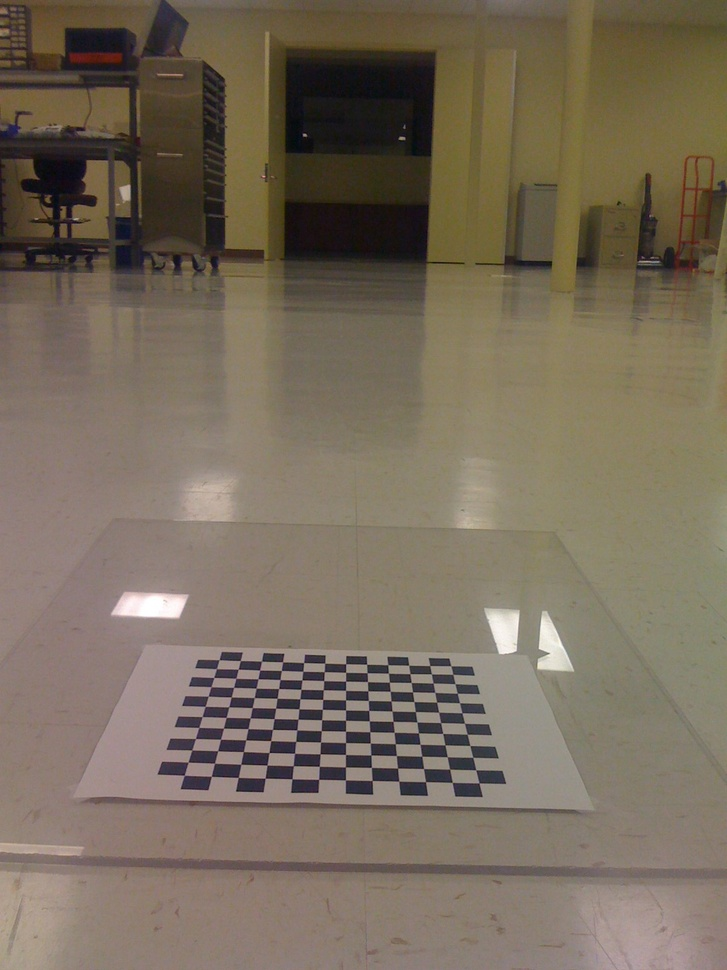
#> input picture Learning.OpenCV/birdseye/IMG_0214.jpg, 727 x 970 px, shrunk from 1200 x 1600 before the run
$ python prewitt.py ../../../../Learning.OpenCV/birdseye/IMG_0214.jpg   (Python 2 division)   (older library calls are emulated)
#> lines starting #> are read from the running program, lines starting #| are printed output that depends on the picture
# -*- coding: utf-8 -*-
import sys
import numpy as np
from scipy import signal
import cv2
#prewtt卷积
def prewitt(I,_boundary='symm',):
    #因为prewitt_X是可分离卷积核,根据卷积运算的结合律,可以分两次小卷积核运算
    #1：垂直方向的 " 均值平滑 "
    ones_y = np.array([[1],[1],[1]],np.float32)
    i_conv_pre_x = signal.convolve2d(I,ones_y,mode='same',boundary = _boundary)
    #2：水平方向的差分
    diff_x = np.array([[1,0,-1]],np.float32)
    i_conv_pre_x = signal.convolve2d(i_conv_pre_x,diff_x,mode='same',boundary = _boundary)
    #因为prewitt_y是可分离卷积核，根据卷积运算的结合律，可以分两次小卷积核运算
    #1：水平方向的"均值平滑 "
    ones_x = np.array([[1,1,1]],np.float32)
    i_conv_pre_y = signal.convolve2d(I,ones_x,mode='same',boundary = _boundary)
    #2：垂直方向的差分
    diff_y = np.array([[1],[0],[-1]],np.float32)
    i_conv_pre_y = signal.convolve2d(i_conv_pre_y,diff_y,mode='same',boundary = _boundary)
    return (i_conv_pre_x,i_conv_pre_y)
#主函数
if __name__ =="__main__":
    if len(sys.argv)>1:
        image = cv2.imread(sys.argv[1],cv2.CV_LOAD_IMAGE_GRAYSCALE)
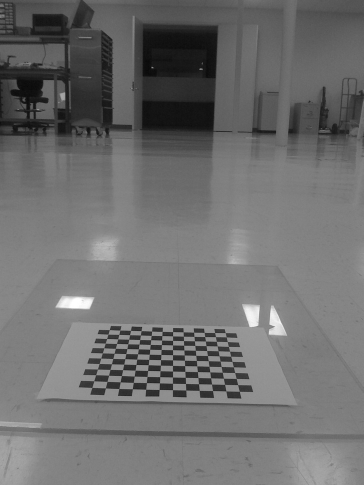
#> image: shape (970, 727) (shown at 1/2 size); min 2, max 255, mean 109.9
    else:
        print "Usge:python prewitt.py imageFile"
    #图像矩阵 和 两个 prewitt算子 的卷积
    i_conv_pre_x,i_conv_pre_y = prewitt(image)
#> in prewitt, `i_conv_pre_x = signal.convolve2d(i_conv_pre_x,diff_x,mode='same',bound..`:
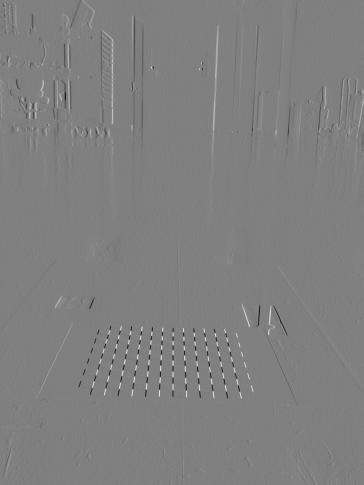
#> i_conv_pre_x: shape (970, 727) float32 (shown at 1/2 size); min -360, max 357, mean 0.1; drawn with min black and max white
#> in prewitt, `i_conv_pre_y = signal.convolve2d(i_conv_pre_y,diff_y,mode='same',bound..`:
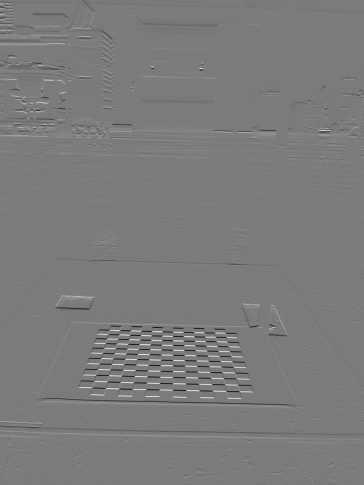
#> i_conv_pre_y: shape (970, 727) float32 (shown at 1/2 size); min -365, max 388, mean 0.3; drawn with min black and max white
    #取绝对值,分别得到水平方向和垂直方向的边缘强度
    abs_i_conv_pre_x = np.abs(i_conv_pre_x)
    abs_i_conv_pre_y = np.abs(i_conv_pre_y)
    #水平方向和垂直方向的边缘强度的灰度级显示
    edge_x = abs_i_conv_pre_x.copy()
    edge_y = abs_i_conv_pre_y.copy()
    edge_x[edge_x>255]=255
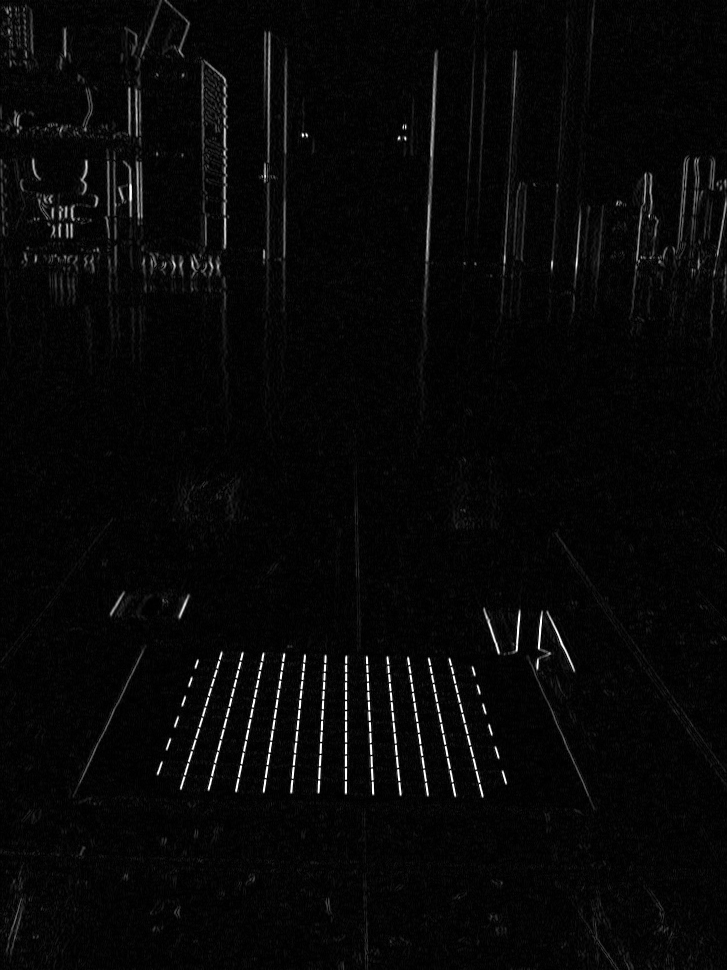
#> edge_x: shape (970, 727) float32; min 0, max 255, mean 7.6
    edge_y[edge_y>255]=255
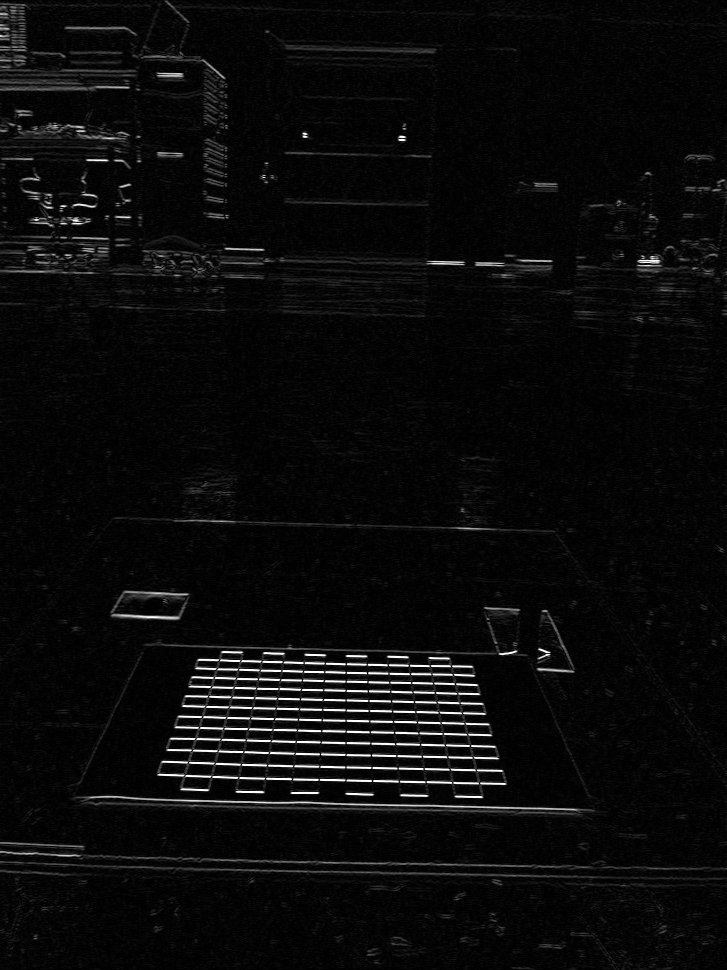
#> edge_y: shape (970, 727) float32; min 0, max 255, mean 10.7
    edge_x = edge_x.astype(np.uint8)
    edge_y = edge_y.astype(np.uint8)
    cv2.imshow("edge_x",edge_x)
    cv2.imwrite("edge_x.jpg",edge_x)
    cv2.imshow("edge_y",edge_y)
    cv2.imwrite("edge_y.jpg",edge_y)
    #利用 abs_i_conv_pre_x 和 abs_i_conv_pre_y 求最终的边缘强度
    #求边缘强度，有多重方式，这里使用的是插值法
    edge = 0.5*abs_i_conv_pre_x + 0.5*abs_i_conv_pre_y
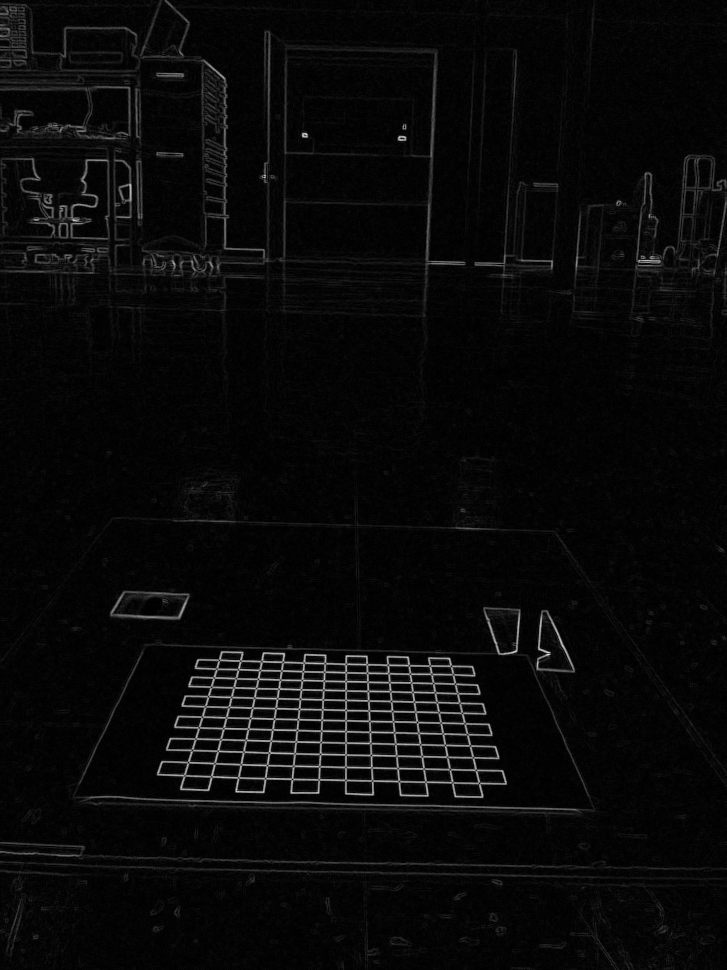
#> edge: shape (970, 727) float32; min 0, max 235.5, mean 9.3
    #边缘强度的灰度级显示
    edge[edge>255]=255
    edge = edge.astype(np.uint8)
    cv2.imshow('edge',edge)
    cv2.imwrite("edge.jpg",edge)
    cv2.waitKey(0)
    cv2.destroyAllWindows()

$ run again, on Learning.OpenCV/birdseye/IMG_0217.jpg
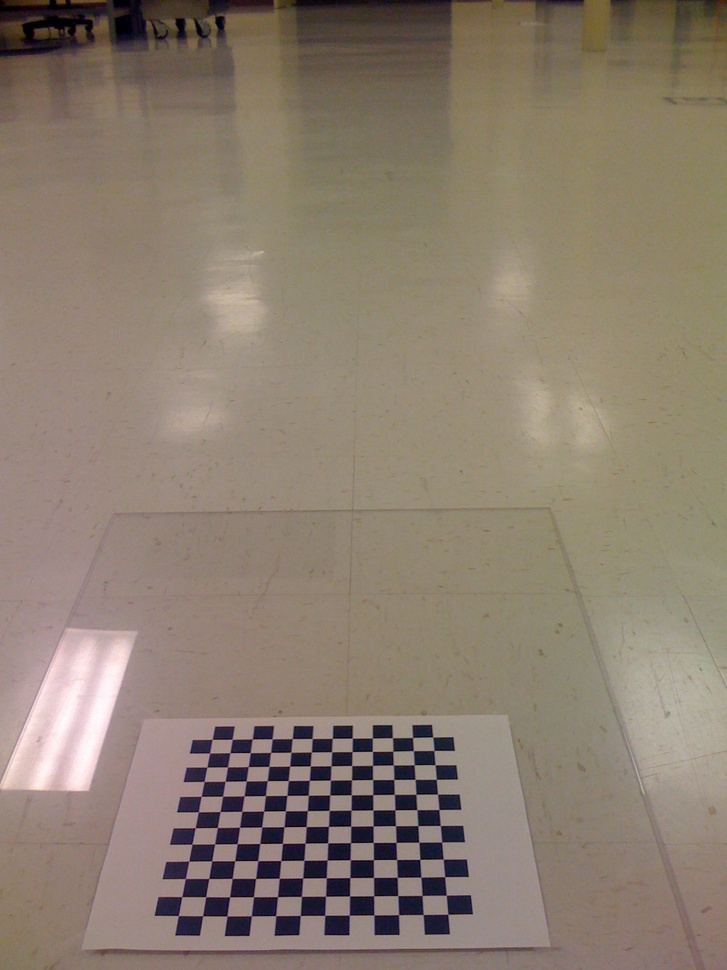
#> input picture Learning.OpenCV/birdseye/IMG_0217.jpg, 727 x 970 px, shrunk from 1200 x 1600 before the run
#> in prewitt, `i_conv_pre_y = signal.convolve2d(i_conv_pre_y,diff_y,mode='same',bound..`:
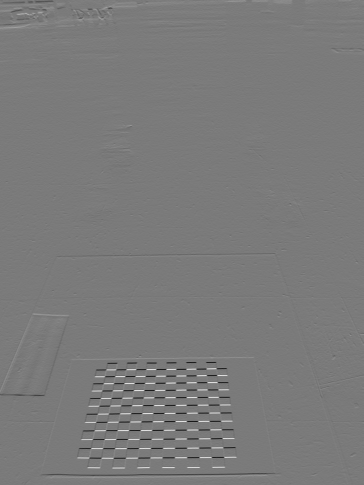
#> i_conv_pre_y: shape (970, 727) float32 (shown at 1/2 size); min -424, max 457, mean 0.5; drawn with min black and max white
#> `edge = 0.5*abs_i_conv_pre_x + 0.5*abs_i_conv_pre_y`:
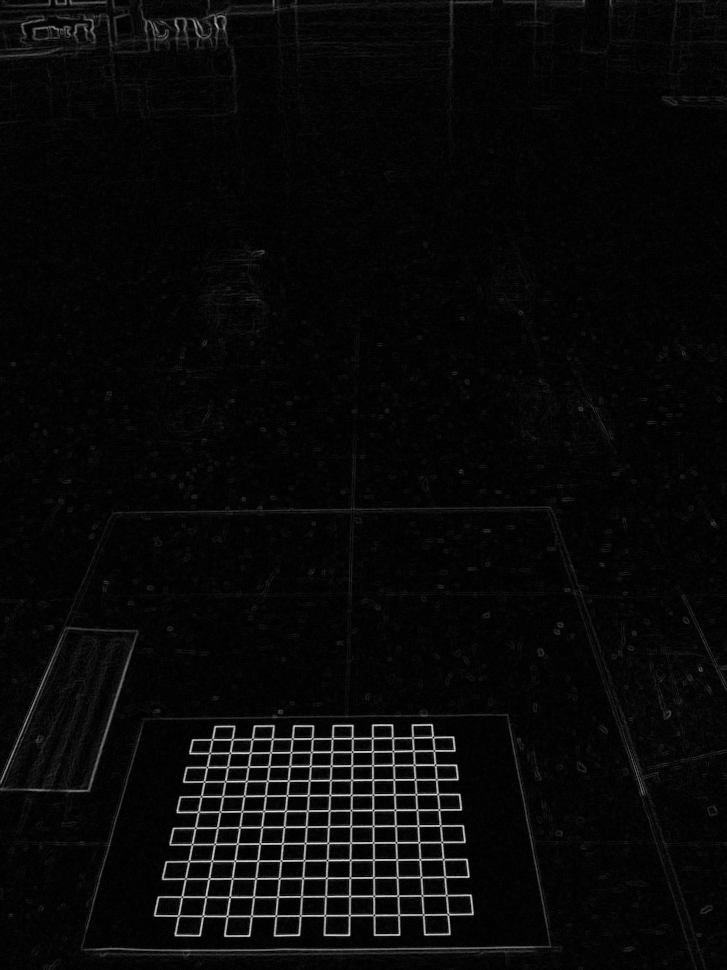
#> edge: shape (970, 727) float32; min 0, max 232.5, mean 8.7

$ run again, on Learning.OpenCV/birdseye/IMG_0218.jpg
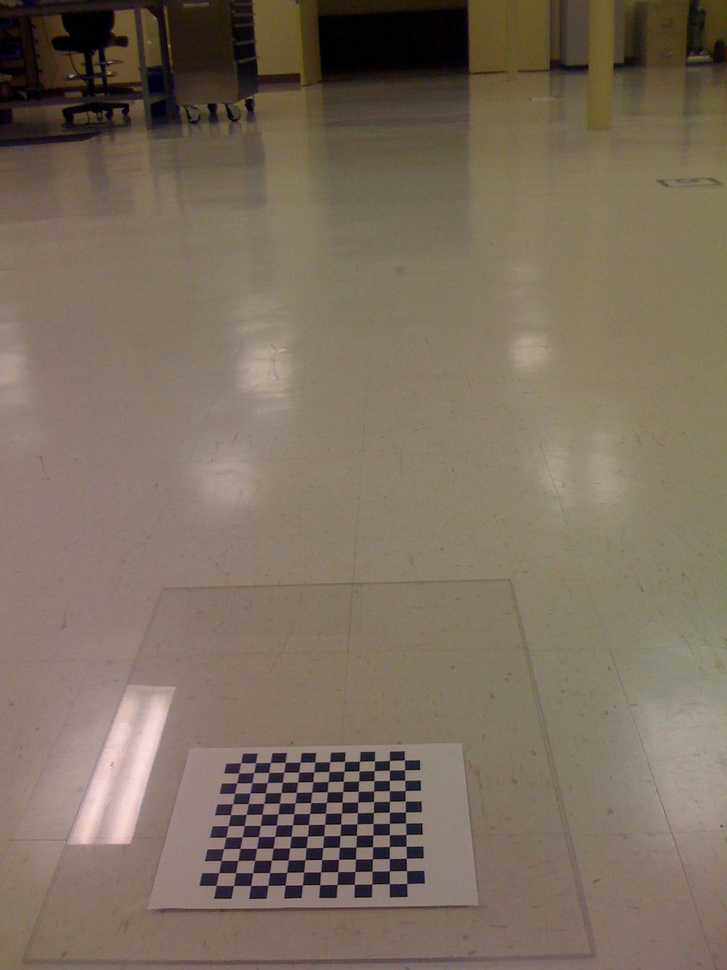
#> input picture Learning.OpenCV/birdseye/IMG_0218.jpg, 727 x 970 px, shrunk from 1200 x 1600 before the run
#> in prewitt, `i_conv_pre_y = signal.convolve2d(i_conv_pre_y,diff_y,mode='same',bound..`:
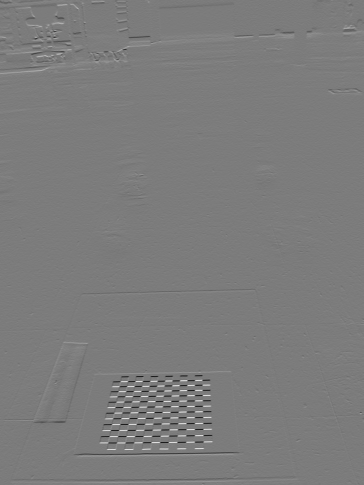
#> i_conv_pre_y: shape (970, 727) float32 (shown at 1/2 size); min -362, max 381, mean 0.4; drawn with min black and max white
#> `edge_y[edge_y>255]=255`:
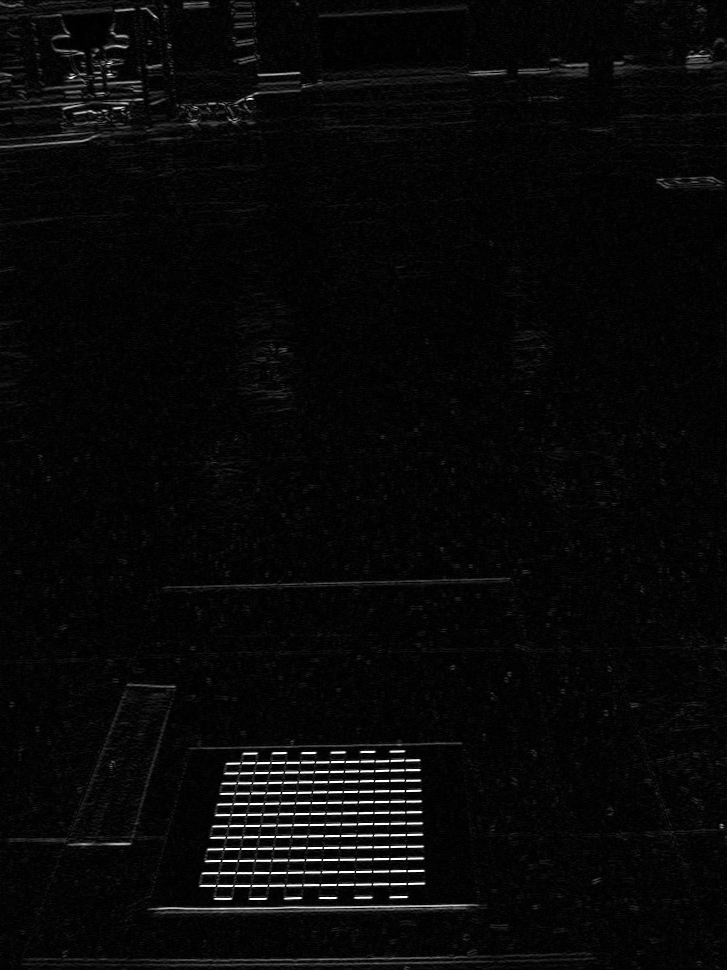
#> edge_y: shape (970, 727) float32; min 0, max 255, mean 8.2
